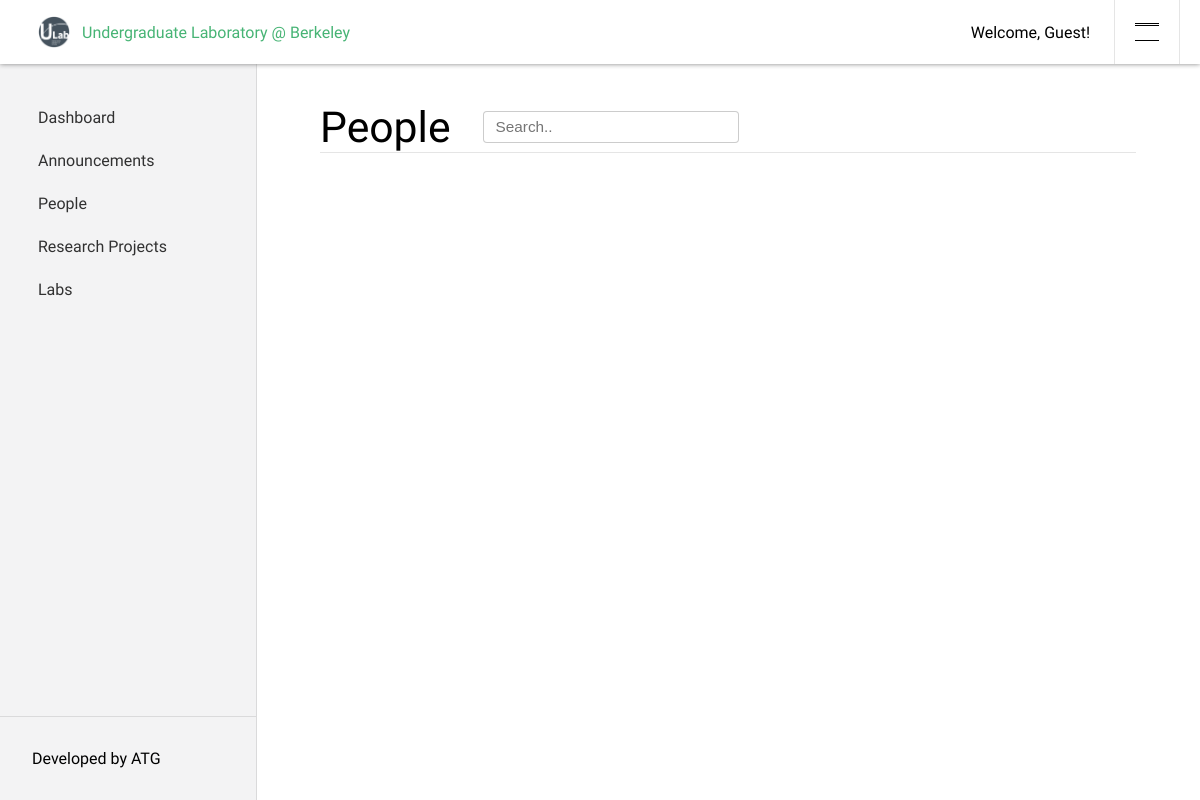
Page /dashboard/people/ on the earlier database version.
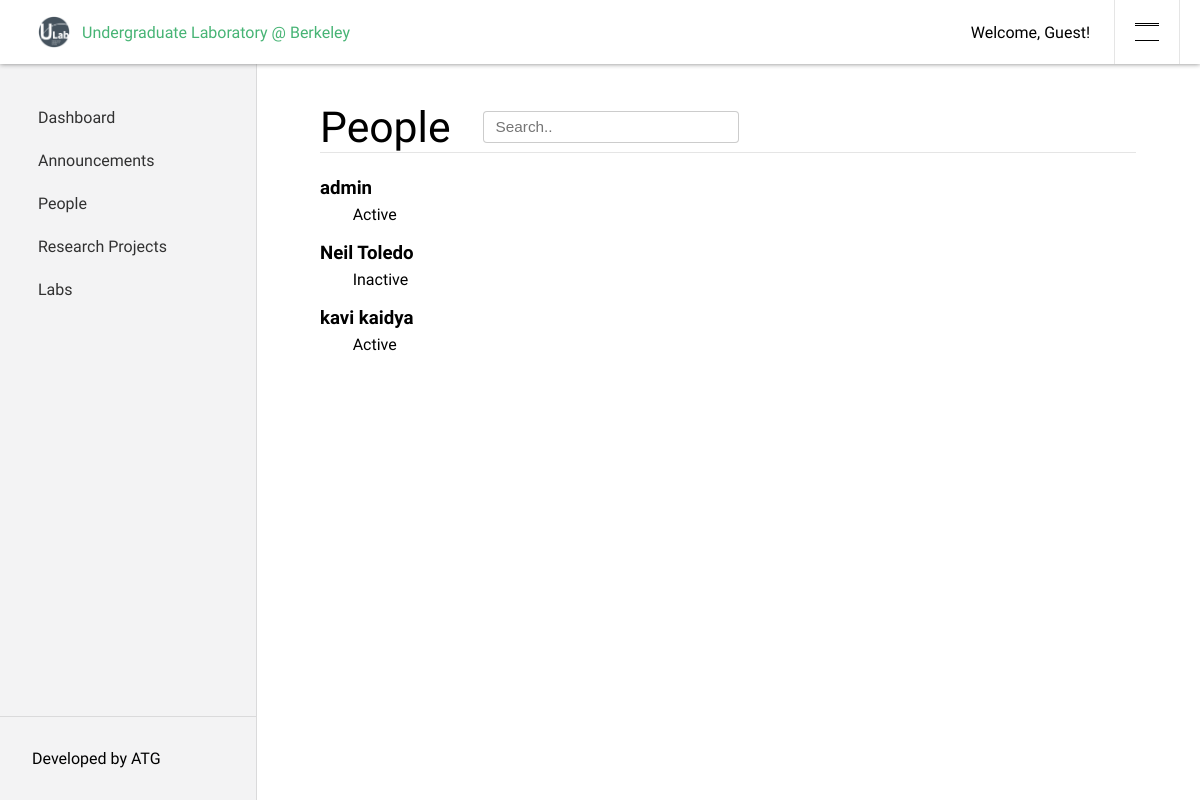
Same page on the later database version.
### dashboard/models.py (models this page shows, shortened)
class Member(models.Model):
    user = models.OneToOneField(AUTH_USER_MODEL, on_delete=models.CASCADE, null=True)
    join_date = models.DateField('Date Joined', default=date.today)
    active = models.BooleanField(default=True)
    about = models.TextField(max_length=750, blank=True, default='')
    linkedin = models.URLField(null=True, blank=True)
    github = models.URLField(null=True, blank=True)
    website = models.URLField(null=True, blank=True)
    @property
    def full_name(self):
      if self.user.first_name and self.user.last_name:
        return f'{self.user.first_name} {self.user.last_name}'
      else:
        return self.user.username
    @property
    def status(self):
      if self.active:
        return 'Active'
      else:
        return 'Inactive'

### dashboard/views.py (the view)
    def new_func(request, *args, **kwargs):
        result = handle_login(request)
        if result[0]:
          return result[1]
        else:
          return func(request, *args, **kwargs)

### dashboard/forms.py
class CustomAuthForm(AuthenticationForm):
  username = forms.CharField(
    widget = TextInput(attrs = {
        'class': 'validate',
        'placeholder': 'Username'
    }))
  password = forms.CharField(
    widget = PasswordInput(attrs = {
        'placeholder': 'Password'
    }))

### dashboard/views.py (called while the page is built)
def check_login(func):
    def new_func(request, *args, **kwargs):
        result = handle_login(request)
        if result[0]:
          return result[1]
        else:
          return func(request, *args, **kwargs)
    return new_func

@check_login
def people_directory(request):
    search_val = request.GET.get('search', '')
    users = User.objects.annotate(
      full_name=Concat('first_name', Value(' '), 'last_name'),
    ).filter(full_name__icontains=search_val)
    member_ids = users.values_list('member', flat=True)
    people = Member.objects.filter(id__in=member_ids)
    context = {
      'people': people,
      'search_val': search_val,
      'form': AuthenticationForm()
    }
    return render(request, 'dashboard/people_directory.html', context)

def handle_login(request):
    if request.method == 'POST':
      if 'username' in request.POST and 'password' in request.POST:
        form = AuthenticationForm(data=request.POST)
        if form.is_valid():
          login(request, form.get_user())
          return (True, redirect(request.get_full_path()))
    return (False, None)

### dashboard/templates/dashboard/people_directory.html
{% extends 'dashboard/layout.html' %}
{% block content %}
	<div class='content-header'>
	    <h1 class='content-title'> People </h1>
	    <form class='content-search-form' action="{% url 'people' %}" method="GET">
    		<input class='content-search' type="text"
    		placeholder="Search.." value="{{ search_val }}" name="search">
	    </form>
	</div>
      {% for person in people %}
          <div class='announcment-entry'>
            <a href="{% url 'profile' username=person.user.username %}"> <span class='msg-title'>
              {{ person.full_name }}</span> </a>
            <p class='msg-description'>&emsp;&emsp;{{ person.status }}
            </p>
          </div>
      {% endfor %}
{% endblock %}

### dashboard/templates/dashboard/layout.html (shortened to what this page needs)
{% load static %}
<html>
    <head>
        <link rel="stylesheet" type="text/css" href="{% static 'dashboard/style.css' %}?{% now "U" %}">
    </head>
    <body>
        <div class='layout-header'>
          <div class='header-title'>
            <img class='header-logo' src="{% static 'logos/logo_general.png' %}">
            <a href="{% url 'homepage' %}"> Undergraduate Laboratory @ Berkeley </a>
          </div>
          <div class='header-login'>
            {% if user.is_authenticated  %}
                {% if user.first_name %}
                  <p> Welcome, <a class='name-link' href="{% url 'profile' username=user.username %}">{{ user.first_name }}</a>! </p>
                {% else %}
                  <p> Welcome, <a class='name-link' href="{% url 'profile' username=user.username %}">{{ user.username }}</a>! </p>
                {% endif %}
            {% else %}
                <p> Welcome, Guest! </p>
            {% endif %}
            <div class='profile-menu-btn'>
              <button class='profile-arrow'> </button>
            </div>
          </div>
        </div>
        <div class='nav-container'>
          <div class='navbar'>
            <a class='nav-link' href="{% url 'homepage' %}"> Dashboard </a>
            <a class='nav-link' href="{% url 'all_announcements' %}"> Announcements </a>
            <a class='nav-link' href="{% url 'people' %}"> People </a>
            <a class='nav-link' href="{% url 'projects' %}"> Research Projects </a>
            <a class='nav-link' href='#'> Labs </a>
          </div>
          <div class='nav-footer'>
            <a class='footer-link'> Developed by ATG </a>
          </div>
        </div>
        <div class='content-container'>
          {% block content %}
          {% endblock %}
        </div>
    </body>
</html>

### dashboard/static/dashboard/style.css (style rules this page uses)
html, body { font-family: "Raleway", "Helvetica Neue", Helvetica, Arial, sans-serif; margin: 0px; padding: 0px; }
a { text-decoration: none; }
button { border: none; cursor: pointer; outline: none; }
.layout-header { position: fixed; top: 0px; width: 100vw; height: 64px; box-shadow: 0px 0px 5px grey; background: white; display: flex; flex-direction: row; justify-content: space-between; z-index: 100; }
.header-title { padding-left: 32px; display: flex; }
.header-title > * { padding: 6px; margin: auto; font-size: 12pt; font-weight: 200; color: #47b475; }
.header-logo { height: 32px; width: 32px; }
.header-login { display: flex; flex-direction: row; }
.header-login > * { padding: 6px; margin: auto; }
.nav-container { position: fixed; top: 64px; left: 0px; width: 256px; height: calc(100vh - 64px); border-right: 1px solid rgb(0,0,0,0.1); display: flex; flex-direction: column; justify-content: space-between; background: #F3F3F4; */ z-index: 10; }
.navbar { padding: 32px 0px; display: flex; flex-direction: column; z-index: 10; }
.nav-footer { padding: 32px; border-top: 1px solid rgb(0,0,0,0.1); }
.nav-link { font-size: 12pt; color: rgb(0,0,0,0.8); padding: 12px 38px; }
.header-login > p { padding-right: 24px; }
.profile-menu-btn { height: 64px; width: 64px; padding: 0px; border-left: solid 1px rgb(0,0,0,0.1); border-right: solid 1px rgb(0,0,0,0.1); display: flex; justify-content: center; align-items: center; cursor: pointer; margin-right: 20px; }
.profile-arrow { height: 18px; width: 24px; z-index: 250; background: transparent; border: none; border-top: 1px solid; border-bottom: 1px solid; color: black; font-size: 0; display: flex; }
.profile-arrow::before, .profile-arrow::after { content: ''; display: block; width: 24px; height: 0px; position: absolute; margin: auto; transform: translateX(-6px); transition: transform 0.1s ease-in-out; border-bottom: solid 1.5px black; background: transparent; }
.content-container { margin-top: 102px; margin-left: 320px; margin-right: 64px; padding-bottom: 64px; z-index: 1; }
.content-header { display: flex; flex-direction: row; margin-bottom: 24px; border-bottom: 1px solid rgb(0,0,0,0.1); }
.content-title { font-size: 32pt; font-weight: 100; margin: 0px; }
.content-search-form { margin: auto 32px; }
.content-search { padding-left: 12px; height: 32px; width: 256px; font-size: 11.5pt; border: 1px solid rgb(0,0,0,0.2); border-radius: 4px; }
.announcment-entry { position: relative; padding-bottom: 18px; }
.msg-title { font-size: 14pt; font-weight: bold; color: black; }
.msg-description { margin: 0px; padding-top: 6px; width: 60%; min-width: 420px; }

Differences in the rows shown:
added Member: full_name "admin", status "Active"
added Member: full_name "Neil Toledo", status "Inactive"
added Member: full_name "kavi kaidya", status "Active"
